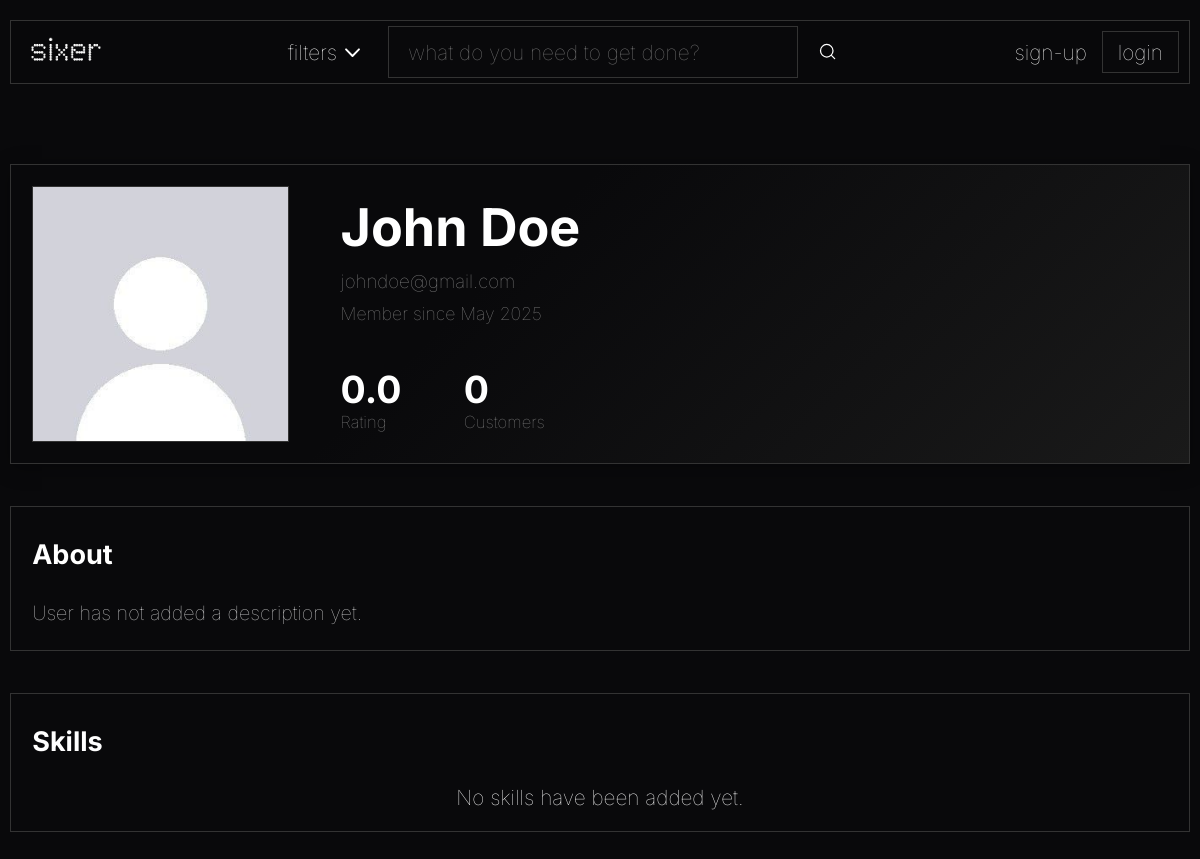
The app's page /pages/profile.php?id=4 with its own data.
### tables this page shows
CREATE TABLE user_registry
(
    user_id INTEGER PRIMARY KEY AUTOINCREMENT,
    password_hash TEXT NOT NULL,
    access_level TEXT DEFAULT "client" NOT NULL,

    user_picture BLOB DEFAULT NULL,

    full_name TEXT,
    email TEXT UNIQUE NOT NULL,
    join_date DATETIME NOT NULL,

    aboutme TEXT DEFAULT NULL
);

### database/user_class.php (called while the page is built, shortened)
<?php
class User {
    public static function getTotalCompletedServices(int $user_id): int {
        $db = Database::getInstance();
        $stmt = $db->prepare('SELECT service_id FROM services_list WHERE freelancer_id = ?');
        $stmt->execute([$user_id]);
        $services = $stmt->fetchAll(PDO::FETCH_COLUMN);
        if (empty($services)) {
            return 0;
        }
        $total = 0;
        return $total;
    }
    public static function getAverageRating(int $user_id): float {
        $db = Database::getInstance();
        $stmt = $db->prepare('SELECT service_id FROM services_list WHERE freelancer_id = ?');
        $stmt->execute([$user_id]);
        $services = $stmt->fetchAll(PDO::FETCH_COLUMN);
        if (empty($services)) {
            return 0.0;
        }
    }
}

### pages/profile.php (the view, shortened to what this page needs)
<?php
if (!empty($_GET['id'])) {
    $profile_user_id = intval($_GET['id']);
}
require_once '../templates/common.php';
require_once '../database/user_class.php';
$db = Database::getInstance();
$stmt = $db->prepare('SELECT * FROM user_registry WHERE user_id = ?');
$stmt->execute([$profile_user_id]);
$user_data = $stmt->fetch();
if (!empty($user_data['user_picture'])) {
    $user_picture = '../action/get_profile_picture.php?id=' . $profile_user_id;
} else {
    $user_picture = '../assets/images/default.jpg';
}
$full_name = $user_data['full_name'] ?? '';
$email = $user_data['email'] ?? '';
$join_date = $user_data['join_date'] ?? '';
$stmt = $db->prepare('SELECT skill_name FROM user_skills WHERE user_id = ?');
$stmt->execute([$profile_user_id]);
$user_skills = $stmt->fetchAll(PDO::FETCH_COLUMN);
?>
<!DOCTYPE html>
<html lang="en">
  <head>
    <link rel="stylesheet" href="../css/styles.css" />
    <link rel="stylesheet" href="../css/profile.css" />
  </head>
  <body>
    <main>
      <div class="profile-container">
        <div class="profile-header" style="position: relative;">
          <div class="profile-avatar" style="z-index: 1; position: relative; cursor: pointer;">
            <img id="profile-pic-img" src="<?= htmlspecialchars($user_picture) ?>" alt="<?= htmlspecialchars($full_name) ?>'s Profile Picture" style="object-fit: cover; aspect-ratio: 1/1; width: 100%; height: 100%; border-radius: 0; cursor: pointer;" />
          </div>
          <div class="profile-info">
            <div class="profile-info-top">
              <h1><?= htmlspecialchars($full_name) ?></h1>
              <p class="profile-email"><?= htmlspecialchars($email) ?></p>
              <p class="profile-join-date">Member since <?= $join_date ? date('F Y', strtotime($join_date)) : '' ?></p>
            </div>
            <div class="profile-stats">
              <div class="stat">
                <?php
                  $user_rating = User::getAverageRating($profile_user_id);
                ?>
                <span class="stat-value"><?= $user_rating ? number_format($user_rating, 1) : '0.0' ?></span>
                <span class="stat-label">Rating</span>
              </div>
              <div class="stat">
                <?php
                  $completed_services = User::getTotalCompletedServices($profile_user_id);
                ?>
                <span class="stat-value"><?= $completed_services ?></span>
                <span class="stat-label">Customers</span>
              </div>
            </div>
          </div>
        </div>
        <div class="profile-section about-section" style="position: relative;">
          <h2>About</h2>
          <div id="aboutme-container">
            <p id="aboutme-text" style="margin-bottom:0;">
              <?php
                $aboutme = $user_data['aboutme'] ?? null;
                if (!empty($aboutme) && trim((string)$aboutme) !== '') {
                  echo htmlspecialchars($aboutme);
                } else {
                  echo "User has not added a description yet.";
                }
              ?>
            </p>
          </div>
        </div>
        <div class="profile-section" style="position: relative;">
          <h2>Skills</h2>
          <div id="skills-container" class="skills-container">
            <span id="skills-text">
              <?php
                if (empty($user_skills)) {
                  echo "No skills have been added yet.";
                } else {
                  echo '<div class="skills-list">';
                  foreach ($user_skills as $skill) {
                    echo '<span class="skill-tag">' . htmlspecialchars($skill) . '</span> ';
                  }
                  echo '</div>';
                }
              ?>
            </span>
          </div>
        </div>
        </div>
    </main>
  </body>
</html>

### css/styles.css (style rules this page uses)
html, body { margin: 0; padding: 0; height: 100%; box-sizing: border-box; overflow-y: auto; }
*, *::before, *::after { box-sizing: inherit; }
body { font-family: "Inter", Courier, monospace; font-weight: 100; font-size: 1.3em; background-color: #09090b; color: #ffffff; position: relative; min-height: 100vh; overflow-x: hidden; }
main { text-align: center; margin-top: 10vh; }
main h1 { font-size: 3em; font-weight: bold; margin: 5px; }
main p { margin: 0; font-size: 2em; }

### css/profile.css (style rules this page uses)
.profile-container { max-width: 1200px; margin: 3em auto 0 auto; padding: 0 0.5em 5em 0.5em; }
.profile-header { display: flex; gap: 2em; margin-bottom: 2em; padding: 1em; border: 1px solid #333333; background: linear-gradient( 135deg, #0a0a0a00 0%, #0a0a0a00 40%, #1a1a1a 100% ); transition: border-color 0.3s ease, box-shadow 0.3s ease; height: 300px; box-shadow: 0 4px 20px rgba(0, 0, 0, 0.3); position: relative; overflow: hidden; }
.profile-header::before { content: ""; position: absolute; top: 0; left: 0; width: 200%; height: 100%; background: linear-gradient( 90deg, transparent, rgba(255, 255, 255, 0.02), rgba(255, 255, 255, 0.05), rgba(255, 255, 255, 0.02), transparent, transparent, rgba(255, 255, 255, 0.02), rgba(255, 255, 255, 0.05), rgba(255, 255, 255, 0.02), transparent ); background-size: 200% 100%; opacity: 0; transition: opacity 0.3s ease; z-index: 1; }
.profile-avatar { flex-shrink: 0; height: 100%; display: flex; align-items: center; position: relative; z-index: 2; }
.profile-avatar img { height: 100%; object-fit: cover; border: 1px solid #333333; }
.profile-info { flex-grow: 1; padding: 0.5em; display: flex; flex-direction: column; align-items: start; justify-content: space-between; min-height: 200px; position: relative; z-index: 2; }
.profile-info-top { display: flex; flex-direction: column; align-items: start; gap: 0.5em; }
.profile-info h1 { font-size: 2.5em; font-weight: bold; text-align: left; margin: 0; padding: 0; }
.profile-email { color: #888888; font-size: 0.9em; margin: 0; padding: 0; }
.profile-join-date { color: #888888; font-size: 0.85em; margin: 0; padding: 0; }
.profile-stats { display: flex; gap: 3em; margin-top: auto; }
.stat { display: flex; flex-direction: column; align-items: flex-start; }
.stat-value { font-size: 1.8em; font-weight: bold; }
.stat-label { color: #888888; font-size: 0.8em; }
.profile-section { padding: 1.5em 1em 1em 1em; margin-bottom: 2em; border: 1px solid #333333; background-color: #09090b; transition: border-color 0.3s ease, box-shadow 0.3s ease; }
.profile-section h2 { font-size: 1.3em; font-weight: bold; margin: 0 0 1em 0; text-align: left; color: #ffffff; }
.profile-section p { line-height: 1.6; color: #cccccc; font-size: 0.95em; margin: 0; padding: 0; text-align: left; }

### records on screen
user_registry: full_name "John Doe", email "johndoe@gmail.com", join_date "May 2025"

### other values on screen
$completed_services "0"
